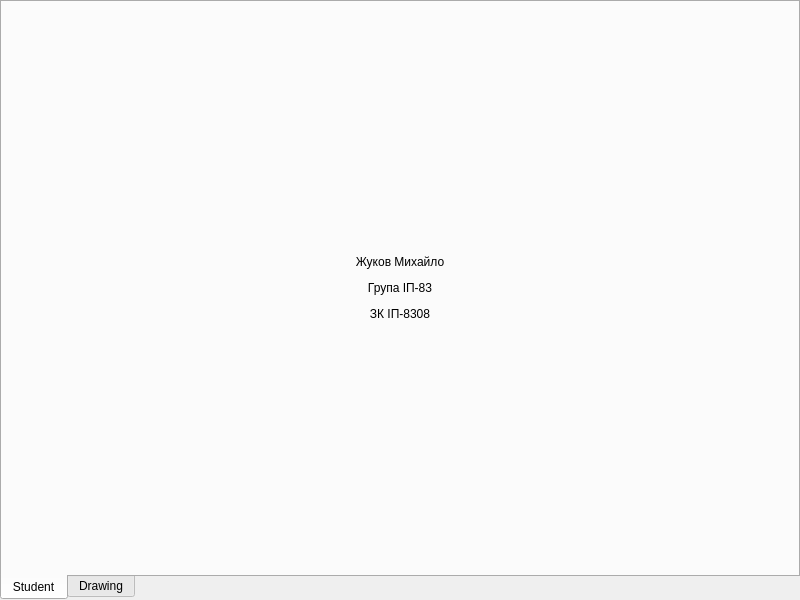
<?xml version="1.0" encoding="UTF-8"?>
<ui version="4.0">
 <class>MainWindow</class>
 <widget class="QMainWindow" name="MainWindow">
  <property name="geometry">
   <rect>
    <x>0</x>
    <y>0</y>
    <width>800</width>
    <height>600</height>
   </rect>
  </property>
  <property name="windowTitle">
   <string>MainWindow</string>
  </property>
  <widget class="QWidget" name="centralwidget">
   <layout class="QGridLayout" name="gridLayout">
    <property name="leftMargin">
     <number>0</number>
    </property>
    <property name="topMargin">
     <number>0</number>
    </property>
    <property name="rightMargin">
     <number>0</number>
    </property>
    <property name="bottomMargin">
     <number>0</number>
    </property>
    <item row="0" column="0">
     <widget class="QTabWidget" name="tabWidget">
      <property name="tabPosition">
       <enum>QTabWidget::South</enum>
      </property>
      <property name="tabShape">
       <enum>QTabWidget::Rounded</enum>
      </property>
      <property name="currentIndex">
       <number>0</number>
      </property>
      <property name="iconSize">
       <size>
        <width>128</width>
        <height>128</height>
       </size>
      </property>
      <property name="documentMode">
       <bool>false</bool>
      </property>
      <property name="movable">
       <bool>false</bool>
      </property>
      <widget class="QWidget" name="studentTab">
       <attribute name="icon">
        <iconset resource="files.qrc">
         <normaloff>:/icons/student.png</normaloff>:/icons/student.png</iconset>
       </attribute>
       <attribute name="title">
        <string>Student</string>
       </attribute>
       <layout class="QGridLayout" name="gridLayout_2">
        <item row="0" column="0">
         <widget class="QLabel" name="label">
          <property name="text">
           <string>&lt;html&gt;&lt;head/&gt;&lt;body&gt;&lt;p align=&quot;center&quot;&gt;Жуков Михайло&lt;/p&gt;&lt;p align=&quot;center&quot;&gt;Група ІП-83&lt;/p&gt;&lt;p align=&quot;center&quot;&gt;ЗК ІП-8308&lt;/p&gt;&lt;/body&gt;&lt;/html&gt;</string>
          </property>
          <property name="textFormat">
           <enum>Qt::RichText</enum>
          </property>
         </widget>
        </item>
       </layout>
      </widget>
      <widget class="DrawingViewWidget" name="emptyTab">
       <attribute name="title">
        <string>Drawing</string>
       </attribute>
      </widget>
     </widget>
    </item>
   </layout>
  </widget>
 </widget>
 <customwidgets>
  <customwidget>
   <class>DrawingViewWidget</class>
   <extends>QWidget</extends>
   <header>drawingviewwidget.h</header>
   <container>1</container>
  </customwidget>
 </customwidgets>
 <resources>
  <include location="files.qrc"/>
 </resources>
 <connections/>
</ui>
